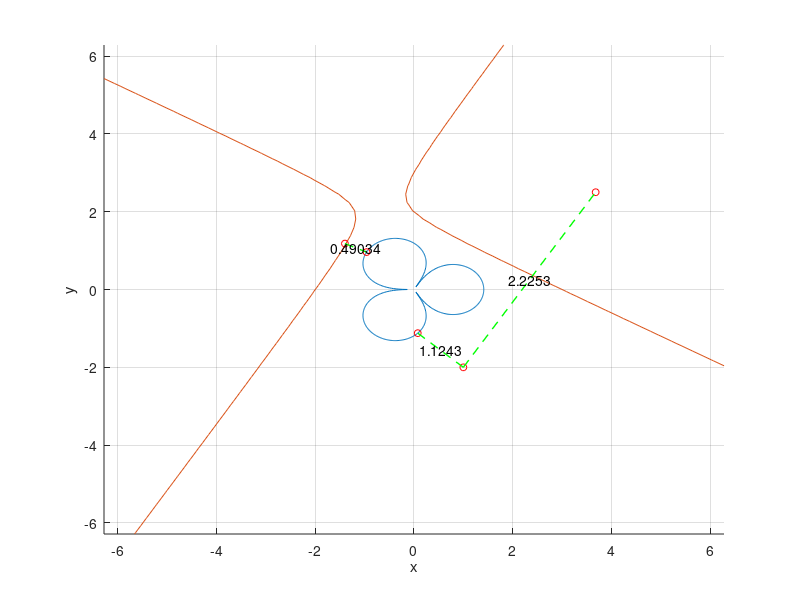

Here is the MATLAB script that generated this plot:
% Pavel Shago V1.7
%%  1
%{
eq_1 = @(x, y) y.^2-1.5.*x.*y + x.^2 - 3.*(y + cos(x)) + 3.*(x + sin(2.*y));
eq_2 = @(x, y) -y.^2 + 5.*x.^2 + 3.*x.*y.* cos(x.*y./2) - 7;
eq_comb = @(k) [eq_1(k(1), k(2)), eq_2(k(1), k(2))];
figure;
ezplot(eq_1, [-4 3 -2 4]);
hold on;
grid on;
ezplot(eq_2, [-4 3 -2 4]);
i_ps = [];

text(-3.5, 3.5, {'Выберите точки пересечения кривых',
 'кликая на графике.',
 'Для выхода из выбора нажмите Enter.',}, 'FontSize', 11);

a = zeros(100, 3);

for i = 1:100
  [x, y, button] = ginput(1);
  a(i, :) = [x, y, button];

  i_p = fsolve(eq_comb, [a(i, 1), a(i, 2)]);
  i_ps = [i_ps; i_p];
  plot(i_p(1), i_p(2), '*', 'MarkerSize', 10, 'Color', 'r');
  text(i_p(1), i_p(2), sprintf('%.10f, %.10f', i_p(1), i_p(2)),
  'FontSize', 13, 'VerticalAlignment', 'bottom');
  if a(i, 3) == 13
    break
  endif
end
%}

%%  2
%{
sum = 0;
x = [10 11 3*pi/2];
n = 100000;
format long;
for i = 1:3
  for k = 1:n
    sum += -(1)^(k+1) * sin(k * x(i))/(pi * k);
  end
  disp(sum);
  sum = 0;
end
%}

%%  3


eq_1 = @(theta) sqrt(2.*abs(cos(1.5.*theta)));
eq_2 = @(x, y) x.^2 + 1.1.*x.*y - y.^2 + 5.*y - x - 6;
a = [1, -2];

figure;
hold on;
ezpolar(eq_1, [0, 2*pi]);
grid on;
ezplot(eq_2);
plot(a(1), a(2), 'ro', 'MarkerSize', 5);
title('');

dist_y = @(x, y) ((((y - (5/2)).^2) / (1.1*x*y)) - a(2)).^2;
dist_x = @(x, y) ((((x - (1/2)).^2) / (1.1*x*y)) - a(1)).^2;
dist_comb = @(xy) sqrt(dist_x(xy(1), xy(2)) + dist_y(xy(1), xy(2)));
min_distance_point = fminunc(@(xy) dist_comb(xy), [1 1]);
plot(min_distance_point(1), min_distance_point(2), 'ro', 'MarkerSize', 5);
plot([a(1), min_distance_point(1)], [a(2), min_distance_point(2)], 'g--', 'LineWidth', 1);
text_p = [(a(1) + min_distance_point(1)) / 2; (a(2) + min_distance_point(2)) / 2];
min_dist = sqrt(min_distance_point(1).^2 + min_distance_point(2).^2);
text(text_p(1), text_p(2), [num2str(min_dist ./ 2)], 'HorizontalAlignment', 'center');


curve_points_x = @(theta) eq_1(theta) .* cos(theta);
curve_points_y = @(theta) eq_1(theta) .* sin(theta);
distances = @(theta) sqrt((curve_points_x(theta) - a(1)).^2 + (curve_points_y(theta) - a(2)).^2);
min_dist = fminsearch(@(theta) distances(theta), 0);
min_dist_p = [curve_points_x(min_dist), curve_points_y(min_dist)];

plot(min_dist_p(1), min_dist_p(2), 'ro', 'MarkerSize', 5);
plot([a(1), min_dist_p(1)], [a(2), min_dist_p(2)], 'g--', 'LineWidth', 1);
text_p = [(a(1) + min_dist_p(1)) / 2; (a(2) + min_dist_p(2)) / 2];
min_dist = sqrt(min_dist_p(1).^2 + min_dist_p(2).^2);
text(text_p(1), text_p(2), [num2str(min_dist)], 'HorizontalAlignment', 'center');

dist_x = @(x, y, theta) ((((x - (1/2)).^2) / (1.1*x*y)) - curve_points_x(theta))^.2;
dist_y = @(x, y, theta) ((((y - (5/2)).^2) / (1.1*x*y)) - curve_points_y(theta)).^2;
dist_comb = @(w) sqrt(dist_x(w(1), w(2), w(3)) + dist_y(w(1), w(2), w(3)));
min_distance_point = fminunc(@(w) dist_comb(w), [-1.4 1.18 (3/4)*pi]);
plot(min_distance_point(1), min_distance_point(2), 'ro', 'MarkerSize', 5);
min_dist_p = [curve_points_x(min_distance_point(3)), curve_points_y(min_distance_point(3))];
plot(min_dist_p(1), min_dist_p(2), 'ro', 'MarkerSize', 5);
plot([min_distance_point(1), min_dist_p(1)], [min_distance_point(2), min_dist_p(2)], 'g--', 'LineWidth', 1);
text_p = [(min_distance_point(1) + min_dist_p(1)) / 2; (min_distance_point(2) + min_dist_p(2)) / 2];
min_dist = sqrt((min_distance_point(1) - min_dist_p(1)).^2 + (min_distance_point(2) - min_dist_p(2)).^2);
text(text_p(1), text_p(2), [num2str(min_dist)], 'HorizontalAlignment', 'center');

